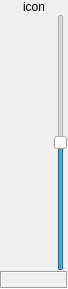
<ui version="4.0" >
 <class>EqSlider</class>
 <widget class="QWidget" name="EqSlider" >
  <property name="geometry" >
   <rect>
    <x>0</x>
    <y>0</y>
    <width>68</width>
    <height>289</height>
   </rect>
  </property>
  <property name="windowIcon" >
   <iconset/>
  </property>
  <layout class="QVBoxLayout" >
   <property name="margin" >
    <number>0</number>
   </property>
   <property name="spacing" >
    <number>0</number>
   </property>
   <item>
    <widget class="QLabel" name="_icon" >
     <property name="text" >
      <string>icon</string>
     </property>
     <property name="alignment" >
      <set>Qt::AlignCenter</set>
     </property>
     <property name="wordWrap" >
      <bool>false</bool>
     </property>
    </widget>
   </item>
   <item>
    <layout class="QHBoxLayout" >
     <property name="margin" >
      <number>0</number>
     </property>
     <property name="spacing" >
      <number>6</number>
     </property>
     <item>
      <widget class="VerticalText" native="1" name="_label" >
       <property name="sizePolicy" >
        <sizepolicy>
         <hsizetype>1</hsizetype>
         <vsizetype>1</vsizetype>
         <horstretch>0</horstretch>
         <verstretch>0</verstretch>
        </sizepolicy>
       </property>
      </widget>
     </item>
     <item>
      <widget class="QSlider" name="_slider" >
       <property name="minimum" >
        <number>-100</number>
       </property>
       <property name="maximum" >
        <number>100</number>
       </property>
       <property name="orientation" >
        <enum>Qt::Vertical</enum>
       </property>
      </widget>
     </item>
    </layout>
   </item>
   <item>
    <widget class="QLabel" name="value_label" >
     <property name="sizePolicy" >
      <sizepolicy>
       <hsizetype>1</hsizetype>
       <vsizetype>5</vsizetype>
       <horstretch>0</horstretch>
       <verstretch>0</verstretch>
      </sizepolicy>
     </property>
     <property name="frameShape" >
      <enum>QFrame::Box</enum>
     </property>
     <property name="frameShadow" >
      <enum>QFrame::Sunken</enum>
     </property>
     <property name="text" >
      <string/>
     </property>
     <property name="alignment" >
      <set>Qt::AlignCenter</set>
     </property>
    </widget>
   </item>
  </layout>
 </widget>
 <layoutdefault spacing="0" margin="0" />
 <customwidgets>
  <customwidget>
   <class>VerticalText</class>
   <extends>QWidget</extends>
   <header>verticaltext.h</header>
  </customwidget>
 </customwidgets>
 <includes>
  <include location="local" >verticaltext.h</include>
 </includes>
 <resources/>
 <connections>
  <connection>
   <sender>_slider</sender>
   <signal>valueChanged(int)</signal>
   <receiver>value_label</receiver>
   <slot>setNum(int)</slot>
   <hints>
    <hint type="sourcelabel" >
     <x>64</x>
     <y>156</y>
    </hint>
    <hint type="destinationlabel" >
     <x>36</x>
     <y>305</y>
    </hint>
   </hints>
  </connection>
 </connections>
</ui>
